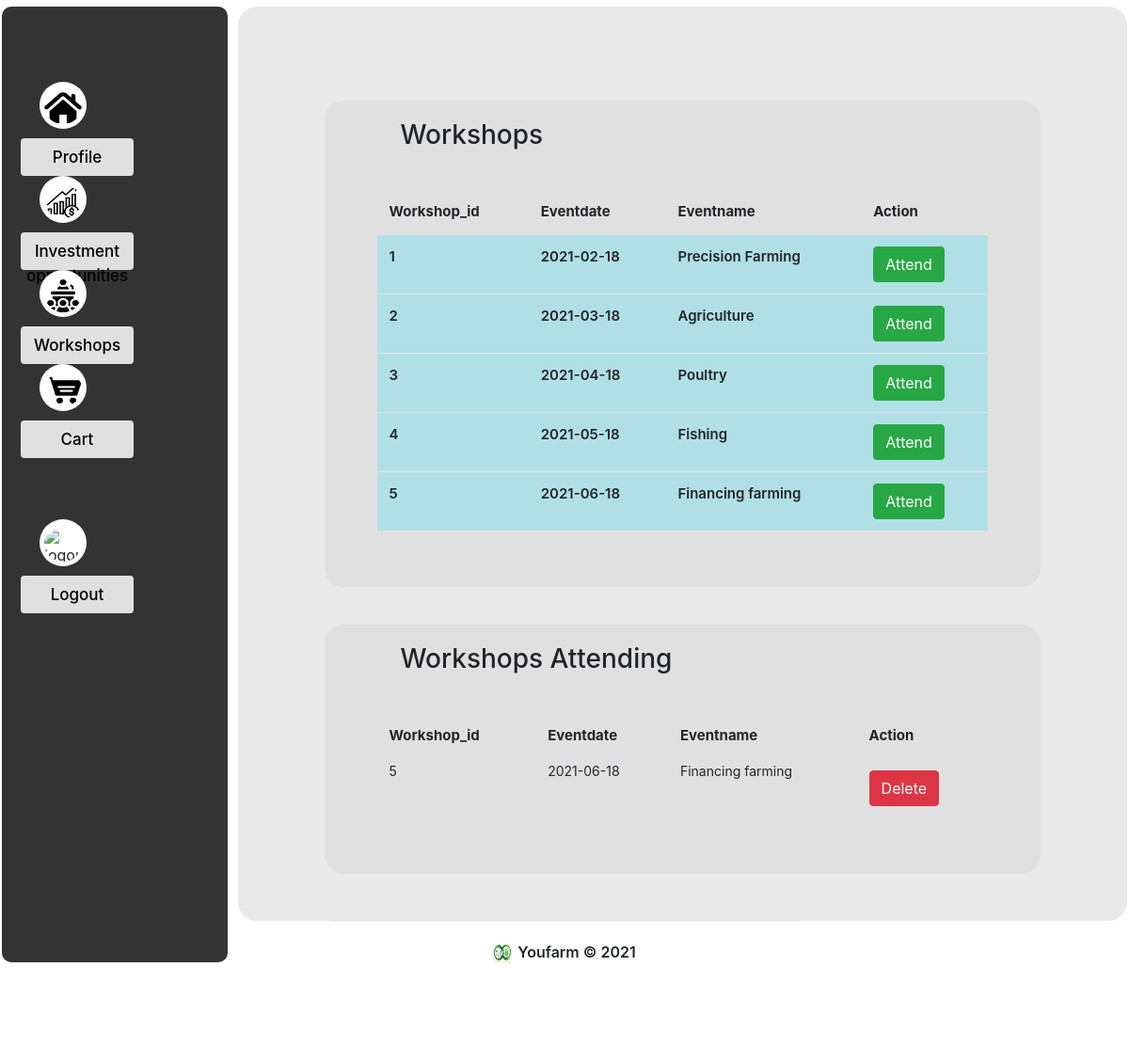
Page /Workshops.php on the committed database.
### tables this page shows
CREATE TABLE `workshops` (
  `workshop_id` int(10) UNSIGNED NOT NULL,
  `eventdate` date DEFAULT NULL,
  `eventname` varchar(50) DEFAULT NULL,
  `person_id` int(11) NOT NULL
);

CREATE TABLE `workshops_attending` (
  `WorkshopID` int(11) NOT NULL,
  `EventDate` date NOT NULL,
  `EventName` varchar(50) NOT NULL
);

### Workshops.php (the view, shortened to what this page needs)
<!doctype html>
<html lang="en">
  <head>
    <link rel="stylesheet" href="https://stackpath.bootstrapcdn.com/bootstrap/4.3.1/css/bootstrap.min.css">
    <link rel="stylesheet" href="css/styling.css">
  </head>
   <body>
    <section>
        <div class="dashboard">
            <div class="sidebar">
                <span><img src="assets/home-icon-silhouette.png" alt="home-icon"/><a href="profile.php">Profile</a> </span>
                <span><img src="assets/profits.png" alt="opportunityicon"/><a href="Investment_opportunities.php">Investment opportunities</a> </span>
                <span><img src="assets/conference.png" alt="event-icon"/><a href="Workshops.php">Workshops</a> </span>
                <span><img src="assets/shopping-cart.png" alt="cart-icon"/><a href="cart.php">Cart</a> </span>
                <span style="margin-top:150px;"><img src="assets/logout.png" alt="logout-icon"/><a href="youfarmlogin.php">Logout</a> </span>
            </div>
            <div class="display-dashboard">
                <div class="container-fluid cdiv1" >
                    <h3>Workshops</h3>
                    <table class="table">
                        <thead>
                        <tr>
                            <th scope="col">Workshop_id</th>
                            <th scope="col">Eventdate</th>
                            <th scope="col">Eventname</th>
                            <th scope="col">Action</th>
                        </tr>
                        </thead>
                    <tbody>
                    <?php require 'database_credentials.php';
                    $conn = new mysqli(servername,username,password,dbname);
                    $sql = "SELECT * FROM workshops";
                    $result = $conn->query($sql);
                    if ($result->num_rows > 0) {
                        while($row = $result->fetch_assoc()) {
                        echo "<tr bgcolor='#B0E0E6' height=20px>";
                            echo "<td>".$row["workshop_id"]."</td>";
                            echo "<td>".$row["eventdate"]."</td>";
                            echo "<td>".$row["eventname"]."</td>";
                            ?><td><a href="Workshops.php?eventid=<?php echo $row['workshop_id'];?>" class='btn btn-success'>Attend</a></td>
                    <?php
                        echo "</tr>";
                    }
                        echo "</table>";
                    }
                    else {
                        echo "Table contains no rows.";
                    }
                    ?>
                </div>
                <div class="container-fluid cdiv1 special-bottom-margin" style='margin-top:40px;' >
                    <h3>Workshops Attending</h3>
                    <table class="table">
                        <thead>
                        <tr>
                            <th scope="col">Workshop_id</th>
                            <th scope="col">Eventdate</th>
                            <th scope="col">Eventname</th>
                            <th scope="col">Action</th>
                        </tr>
                        </thead>
                        <tbody>
                            <?php
                                $sql1="SELECT * FROM `workshops_attending`";
                                $results= $conn->query($sql1);
                                if ($results->num_rows > 0) {
                                    while($row = $results->fetch_assoc()) {
                                    echo "<tr style='
                                            line-height:2px;
                                            padding: 2px;
                                            font-size:14px;
                                            font-weight:400;
                                            background-color=#B0E0E6'>";
                                    echo "<td>".$row["WorkshopID"]."</td>
                                            <td>".$row["EventDate"]."</td>
                                            <td>".$row["EventName"]."</td>";
                                    ?><td colspan='2'>
                                        <a href="Workshops.php?deleteid=<?php echo $row['WorkshopID'];?>" class='btn btn-danger'>Delete</a>
                                        </td>
                                    </tr>
                                    <?php
                                    }
                                } else {
                                    echo "0 results";
                                }
                            ?>
                        </tbody>
                    </table>
                </div>
            </div>
        </div>
    </section>
    <footer style="clear:both;">
        <p><img src="assets/logo.jpg" alt="footer-image" class="footer-image"> Youfarm &copy; 2021</p>
    </footer>
  </body>
</html>

### css/styling.css (style rules this page uses)
body { background-color: white; }
* { box-sizing: border-box }
div.dashboard { width:100%; height: 100%; margin:0; padding:2px; margin-top:5px; margin-bottom:40px; border-radius:20px; }
div.sidebar { width: 20%; position: fixed; z-index: 1; margin:0; border-radius: 10px; margin-left:0; position:fixed; height:90%; float:left; padding:80px 20px; background-color:#125c1d; }
div.display-dashboard { width:79%; margin-left:1%; height:100%; float:right; padding:50px; background-color:white; border-radius: 20px; background-color:rgb(200, 230, 215); }
div.sidebar span { display:block; margin:auto; width:100%; height:60px; margin-bottom:25px; }
div.sidebar img { width:50px; height:50px; margin-left: 20px; margin-right:20px; padding:5px; padding-top:10px; float:left; background-color:white; border-radius: 50%; }
div.sidebar a { display:block; width:60%; height:40px; padding:5px; padding-top:8px; cursor:pointer; text-align: center; background-color: #E0E0E0; text-decoration: black; color:BLACK; font-size: 17px; font-weight:500; margin-top:10px; float:left; border-radius: 4px; }
footer { width: 500px; margin:auto; margin-top:100px; height:150px; text-align: center; border-width: 500px; padding-top:20px; border-top:1px solid #f1f1f1; }
img.footer-image { width:50px; height:50px; display:inline; margin-right:2px; }
footer p { font-weight:600; }
div.dashboard { width:100%; height: 100%; margin:0; background-color:white; padding:2px; margin-top:5px; margin-bottom:40px; border-radius:20px; }
div.sidebar { width: 20%; position: fixed; z-index: 1; margin:0; border-radius: 10px; margin-left:0; position:fixed; height:90%; float:left; padding:80px 20px; background-color:#333; }
div.display-dashboard { width:79%; margin-left:1%; height:100%; float:right; background-color:white; border-radius: 20px; background-color:rgb(233, 233, 233); }
div.sidebar img { width:50px; height:50px; margin-left: 20px; margin-right:20px; padding:5px; padding-top:10px; float:left; background-color: white; border-radius: 50%; }
div.sidebar a { display:block; width:60%; height:40px; padding:5px; padding-top:8px; cursor:pointer; text-align: center; background-color: #E0E0E0; text-decoration: none; color:black; font-size: 17px; font-weight:500; margin-top:10px; float:left; border-radius: 4px; }
img.footer-image { width:20px; height:20px; display:inline; margin-right:2px; }
div.cdiv1 { width:90%; margin:auto; margin-top:50px; font-weight: 600; background-color:#E0E0E0; text-align: left; font-size: 15px; padding:20px; border-radius: 20px; }
.cdiv1 h3 { margin-left:60px; margin-bottom:40px; }
.cdiv1 table { width:90%; margin:auto; margin-bottom:40px; }
.cdiv1 table td { text-align: left; }

### rows in the picture
workshops: workshop_id "1", eventdate "2021-02-18", eventname "Precision Farming"
workshops: workshop_id "2", eventdate "2021-03-18", eventname "Agriculture"
workshops: workshop_id "3", eventdate "2021-04-18", eventname "Poultry"
workshops: workshop_id "4", eventdate "2021-05-18", eventname "Fishing"
workshops: workshop_id "5", eventdate "2021-06-18", eventname "Financing farming"
workshops_attending: WorkshopID "5", EventDate "2021-06-18", EventName "Financing farming"
